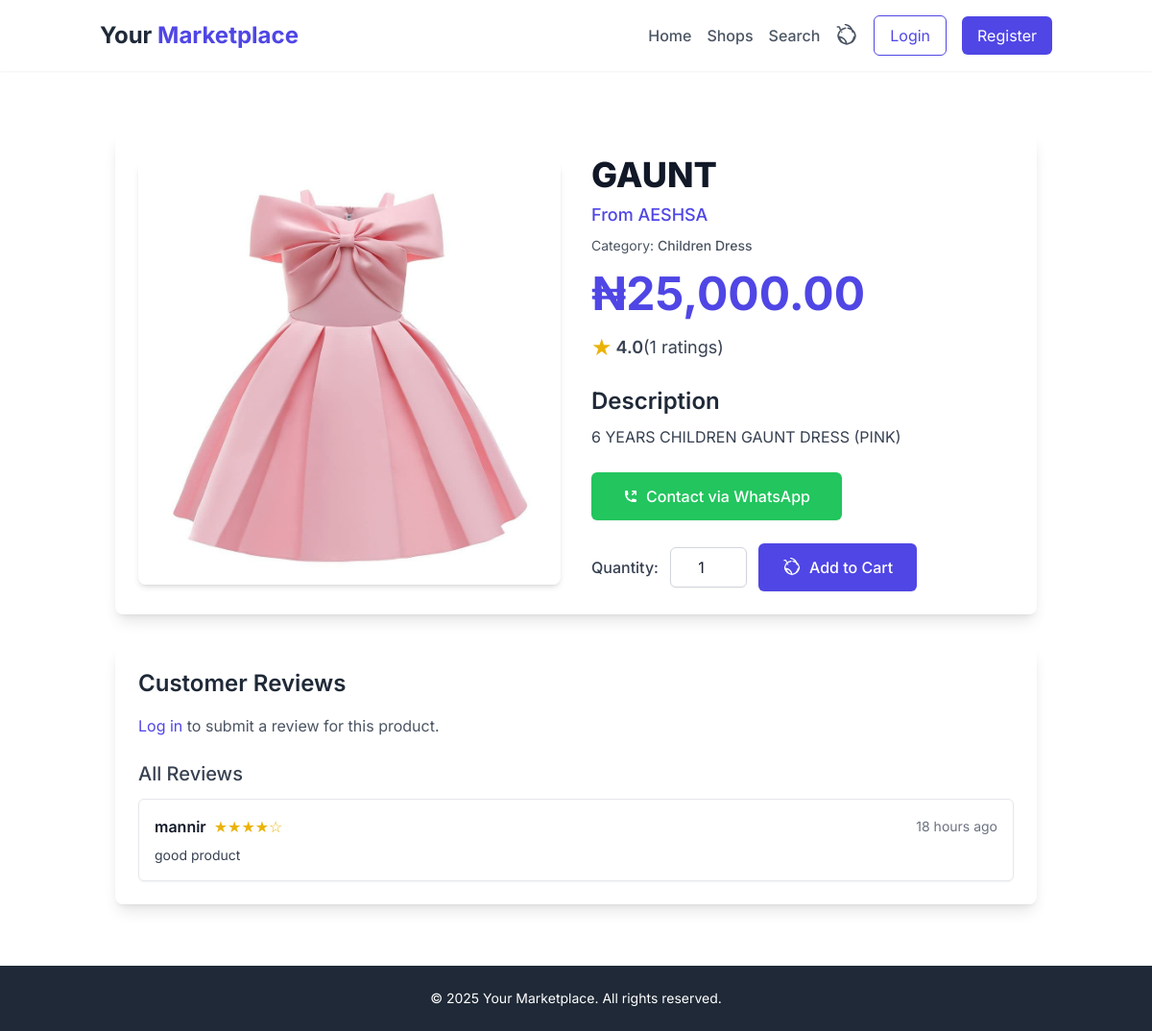
The app's page /products/2 with its own data.
### app/models.py (models this page shows, shortened)
class Product(db.Model):
    id = db.Column(db.Integer, primary_key=True)
    name = db.Column(db.String(100), nullable=False)
    description = db.Column(db.Text)
    price = db.Column(db.Float)
    image = db.Column(db.String(100), nullable=True)
    is_active = db.Column(db.Boolean, default=True)
    shop_id = db.Column(db.Integer, db.ForeignKey('shop.id'))
    category_id = db.Column(db.Integer, db.ForeignKey('category.id'), nullable=True)
    created_at = db.Column(db.DateTime, default=datetime.utcnow)
    ratings = db.relationship('Rating', backref='product', lazy='dynamic')
    order_items = db.relationship('OrderItem', backref='product_ordered', lazy='dynamic')
    def formatted_price(self):
        return f"₦{self.price:,.2f}" if self.price else "₦0.00"
    def average_rating(self):
        ratings = [rating.value for rating in self.ratings]
        return round(sum(ratings) / len(ratings), 2) if ratings else 0

class Shop(db.Model):
    id = db.Column(db.Integer, primary_key=True)
    name = db.Column(db.String(100), nullable=False)
    description = db.Column(db.Text)
    location = db.Column(db.String(100))
    whatsapp_number = db.Column(db.String(20))
    logo = db.Column(db.String(100), nullable=True)
    user_id = db.Column(db.Integer, db.ForeignKey('user.id'))
    created_at = db.Column(db.DateTime, default=datetime.utcnow)
    products = db.relationship('Product', backref='shop', lazy='dynamic')
    ratings = db.relationship('Rating', backref='shop', lazy='dynamic')
    order_items = db.relationship('OrderItem', backref='shop_ordered', lazy='dynamic')
    def formatted_whatsapp(self):
        if self.whatsapp_number:
            number = ''.join(filter(str.isdigit, self.whatsapp_number))
            if not number.startswith('234') and len(number) == 10:
                return '234' + number[1:]
            return number
        return ''
    __table_args__ = (
        db.UniqueConstraint('name', 'user_id', name='unique_shop_per_user'),
    )

class Category(db.Model):
    id = db.Column(db.Integer, primary_key=True)
    name = db.Column(db.String(50), nullable=False)
    shop_id = db.Column(db.Integer, db.ForeignKey('shop.id'), nullable=True)
    products = db.relationship('Product', backref='category', lazy='dynamic')
    __table_args__ = (
        db.UniqueConstraint('name', 'shop_id', name='unique_category_per_shop'),
    )

class Rating(db.Model):
    id = db.Column(db.Integer, primary_key=True)
    value = db.Column(db.Integer, nullable=False)
    comment = db.Column(db.Text)
    product_id = db.Column(db.Integer, db.ForeignKey('product.id'))
    user_id = db.Column(db.Integer, db.ForeignKey('user.id'))
    shop_id = db.Column(db.Integer, db.ForeignKey('shop.id'))
    created_at = db.Column(db.DateTime, default=datetime.utcnow)

class User(UserMixin, db.Model):
    id = db.Column(db.Integer, primary_key=True)
    username = db.Column(db.String(64), index=True, unique=True, nullable=False)
    email = db.Column(db.String(120), index=True, unique=True, nullable=False)
    password_hash = db.Column(db.String(128))
    role = db.Column(db.String(20), default='customer')  # 'admin', 'marketer', 'customer'
    is_approved = db.Column(db.Boolean, default=False)
    created_at = db.Column(db.DateTime, default=datetime.utcnow)
    shops = db.relationship('Shop', backref='owner', lazy='dynamic')
    ratings = db.relationship('Rating', backref='user', lazy='dynamic')
    orders = db.relationship('Order', backref='customer', lazy='dynamic')
    notifications = db.relationship('Notification', backref='user', lazy='dynamic') # New: User can have notifications

### app/customer.py (the view)
@bp.route('/products/<int:product_id>')
def product_detail(product_id):
    product = Product.query.get_or_404(product_id)
    if not product.is_active and (not current_user.is_authenticated or current_user.role != 'admin'):
        flash('This product is currently unavailable.', 'warning')
        return redirect(url_for('customer.index'))
    avg_rating = product.average_rating()
    rating_count = product.ratings.count()
    form = RatingForm()
    return render_template('customer/product_detail.html',
                         product=product,
                         avg_rating=avg_rating,
                         rating_count=rating_count,
                         form=form,
                         RatingModel=Rating)

### app/forms.py
class RatingForm(FlaskForm):
    value = IntegerField('Rating (1-5)',
                        validators=[DataRequired(), NumberRange(min=1, max=5)])
    comment = TextAreaField('Comment',
                          validators=[Length(max=500)])
    submit = SubmitField('Submit Review')

### app/templates/customer/product_detail.html (shortened to what this page needs)
{% extends "base.html" %}
{% block content %}
<div class="max-w-6xl mx-auto px-4 py-8">
    <div class="bg-white p-6 rounded-lg shadow-lg mb-8 flex flex-col md:flex-row gap-8">
        <div class="md:w-1/2 flex justify-center items-center">
            <img src="{{ url_for('static', filename='uploads/' + product.image) if product.image else url_for('static', filename='img/default_product.png') }}"
                 alt="{{ product.name }}"
                 class="w-full max-w-md h-auto object-cover rounded-lg shadow-md {% if not product.is_active %}opacity-60 grayscale{% endif %}">
        </div>
        <div class="md:w-1/2 text-center md:text-left">
            <h1 class="text-4xl font-extrabold text-gray-900 mb-2">{{ product.name }}</h1>
            <a href="{{ url_for('customer.shop_detail', shop_id=product.shop.id) }}" class="text-indigo-600 hover:underline text-lg font-medium mb-2 inline-block">
                From {{ product.shop.name }}
            </a>
            {% if product.category %}
                <p class="text-gray-600 text-sm mb-4">Category: <span class="font-medium">{{ product.category.name }}</span></p>
            {% endif %}
            <p class="text-indigo-600 font-bold text-5xl mb-4">{{ product.formatted_price() }}</p>
            <div class="flex items-center justify-center md:justify-start text-lg text-gray-700 mb-6">
                {% if avg_rating > 0 %}
                    <span class="text-yellow-500 mr-1 text-2xl">★</span>
                    <span class="font-semibold">{{ avg_rating }}</span> ({{ rating_count }} ratings)
                {% else %}
                    No ratings yet
                {% endif %}
            </div>
            <h2 class="text-2xl font-semibold text-gray-800 mb-2">Description</h2>
            <p class="text-gray-700 leading-relaxed mb-6">{{ product.description }}</p>
            {% if product.shop.whatsapp_number %}
                <a href="https://wa.me/{{ product.shop.formatted_whatsapp() }}?text=I'm interested in your product: {{ product.name }} ({{ url_for('customer.product_detail', product_id=product.id, _external=true) }})"
                   target="_blank"
                   class="inline-flex items-center justify-center px-8 py-3 border border-transparent text-base font-medium rounded-md shadow-sm text-white bg-green-500 hover:bg-green-600 focus:outline-none focus:ring-2 focus:ring-offset-2 focus:ring-green-500 transition-colors duration-200">
                    Contact via WhatsApp
                </a>
            {% endif %}
            {% if product.is_active %}
                <div class="mt-6">
                    <form action="{{ url_for('customer.add_to_cart', product_id=product.id) }}" method="POST" class="flex items-center space-x-3">
                        <label for="quantity" class="text-gray-700 font-medium">Quantity:</label>
                        <input type="number" id="quantity" name="quantity" value="1" min="1"
                               class="w-20 px-3 py-2 border border-gray-300 rounded-md shadow-sm focus:outline-none focus:ring-indigo-500 focus:border-indigo-500 text-center">
                        <button type="submit" class="inline-flex items-center px-6 py-3 border border-transparent text-base font-medium rounded-md shadow-sm text-white bg-indigo-600 hover:bg-indigo-700 focus:outline-none focus:ring-2 focus:ring-offset-2 focus:ring-indigo-500 transition-colors duration-200">
                            Add to Cart
                        </button>
                    </form>
                </div>
            {% else %}
                <p class="text-red-500 font-bold mt-6">This product is currently sold out.</p>
            {% endif %}
        </div>
    </div>
    <section class="bg-white p-6 rounded-lg shadow-lg">
        <h2 class="text-2xl font-semibold text-gray-800 mb-4">Customer Reviews</h2>
        {% if current_user.is_authenticated %}
            <div class="mb-6">
                <h3 class="text-xl font-medium text-gray-700 mb-3">Submit Your Review</h3>
                <form action="{{ url_for('customer.rate_product', product_id=product.id) }}" method="POST">
                    {{ form.hidden_tag() }}
                    <div class="mb-4">
                        <label for="rating" class="block text-sm font-medium text-gray-700">Your Rating (1-5 Stars)</label>
                        <select id="rating" name="rating" class="mt-1 block w-full pl-3 pr-10 py-2 text-base border-gray-300 focus:outline-none focus:ring-indigo-500 focus:border-indigo-500 sm:text-sm rounded-md">
                            <option value="">Select rating</option>
                            <option value="5">5 Stars - Excellent</option>
                            <option value="4">4 Stars - Very Good</option>
                            <option value="3">3 Stars - Good</option>
                            <option value="2">2 Stars - Fair</option>
                            <option value="1">1 Star - Poor</option>
                        </select>
                    </div>
                    <div class="mb-4">
                        <label for="comment" class="block text-sm font-medium text-gray-700">Comment (Optional)</label>
                        <textarea id="comment" name="comment" rows="3" class="mt-1 block w-full px-3 py-2 border border-gray-300 rounded-md shadow-sm placeholder-gray-400 focus:outline-none focus:ring-indigo-500 focus:border-indigo-500 sm:text-sm"></textarea>
                    </div>
                    <button type="submit" class="inline-flex items-center px-4 py-2 border border-transparent text-sm font-medium rounded-md shadow-sm text-white bg-indigo-600 hover:bg-indigo-700 focus:outline-none focus:ring-2 focus:ring-offset-2 focus:ring-indigo-500">
                        Submit Review
                    </button>
                </form>
            </div>
        {% else %}
            <p class="text-gray-600 mb-6">
                <a href="{{ url_for('auth.login') }}" class="text-indigo-600 hover:underline">Log in</a> to submit a review for this product.
            </p>
        {% endif %}
        <h3 class="text-xl font-medium text-gray-700 mb-3">All Reviews</h3>
        {% if product.ratings.all() %}
            <div class="space-y-4">
                {% for rating in product.ratings.order_by(RatingModel.created_at.desc()).all() %}
                    <div class="border border-gray-200 p-4 rounded-md shadow-sm">
                        <div class="flex items-center mb-2">
                            <p class="font-semibold text-gray-900 mr-2">{{ rating.user.username }}</p>
                            <span class="text-yellow-500">
                                {% for _ in range(rating.value) %}★{% endfor %}{% for _ in range(5 - rating.value) %}☆{% endfor %}
                            </span>
                            <span class="text-sm text-gray-500 ml-auto">{{ moment(rating.created_at).fromNow() }}</span>
                        </div>
                        {% if rating.comment %}
                            <p class="text-gray-700 text-sm">{{ rating.comment }}</p>
                        {% else %}
                            <p class="text-gray-500 text-sm italic">No comment provided.</p>
                        {% endif %}
                    </div>
                {% endfor %}
            </div>
        {% else %}
            <p class="text-gray-600">No reviews yet. Be the first to review this product!</p>
        {% endif %}
    </section>
</div>
{% endblock %}

### app/templates/base.html (style rules this page uses)
body { font-family: 'Inter', sans-serif; color: #1a202c; @apply bg-gray-50; }

### records on screen
Product: image (picture), name "GAUNT", formatted_price "₦25,000.00", description "6 YEARS CHILDREN GAUNT DRESS (PINK)"
Shop: shop.name "AESHSA"
Category: category.name "Children Dress"
Rating: user.username "mannir", value 4 (drawn), created_at "18 hours ago", comment "good product"

### other values on screen
{{ avg_rating }} "4.0"
{{ rating_count }} "1"
{{ moment().format('YYYY') }} "2025"
